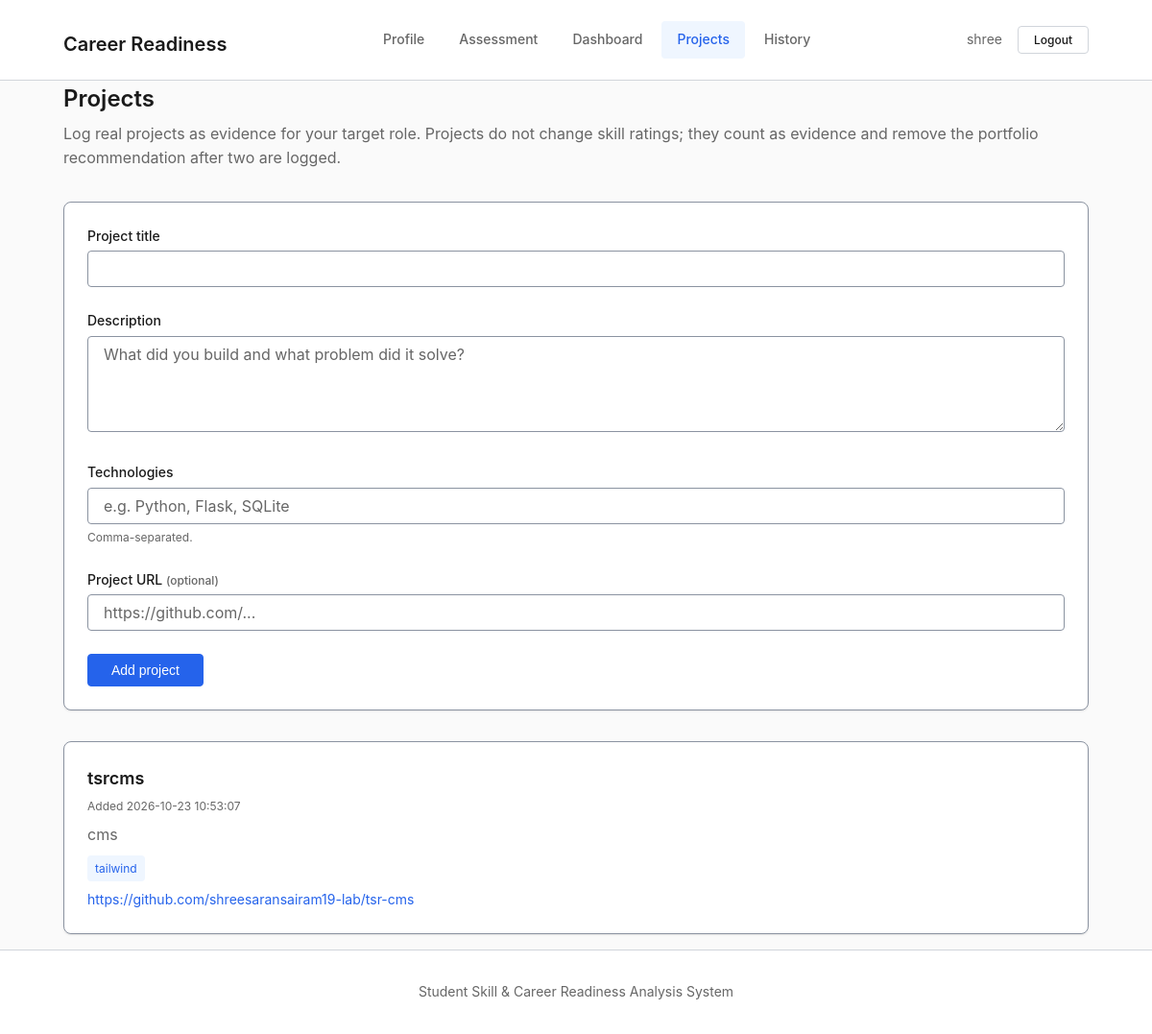
The app's page /projects (signed in) with its own data.
### tables this page shows
CREATE TABLE students (
    id INTEGER PRIMARY KEY AUTOINCREMENT,
    name TEXT NOT NULL,
    email TEXT UNIQUE NOT NULL,
    password_hash TEXT NOT NULL,
    department TEXT,
    study_year INTEGER,
    career_goal TEXT,
    created_at TIMESTAMP DEFAULT CURRENT_TIMESTAMP
);

CREATE TABLE projects (
    id INTEGER PRIMARY KEY AUTOINCREMENT,
    student_id INTEGER NOT NULL,
    title TEXT NOT NULL,
    description TEXT,
    technologies TEXT,
    project_url TEXT,
    created_at TIMESTAMP DEFAULT CURRENT_TIMESTAMP,
    FOREIGN KEY (student_id) REFERENCES students(id) ON DELETE CASCADE
);

### app.py (the view, shortened to what this page needs)
@app.route('/projects', methods=['GET', 'POST'])
@login_required
def projects():
    user_id = session['user_id']
    user_projects = auth_service.get_user_projects(user_id)
    return render_template('projects.html', projects=user_projects)

### app.py (called while the page is built)
@app.context_processor
def inject_current_user():
    user_id = session.get('user_id')
    if user_id:
        user = auth_service.get_user_by_id(user_id)
        return {'current_user': user}
    return {'current_user': None}

@app.context_processor
def inject_nav_pages():
    pages = [
        ('profile', 'Profile'),
        ('assessment', 'Assessment'),
        ('dashboard', 'Dashboard'),
        ('projects', 'Projects'),
        ('history', 'History'),
    ]
    return {'nav_pages': pages}

def login_required(f):
    from functools import wraps
    @wraps(f)
    def decorated_function(*args, **kwargs):
        user_id = session.get('user_id')
        if not user_id or not auth_service.get_user_by_id(user_id):
            session.clear()
            flash('Please log in to access this page.', 'error')
            return redirect(url_for('login'))
        return f(*args, **kwargs)
    return decorated_function

### services/auth.py (called while the page is built)
    def _get_conn(self):
        conn = sqlite3.connect(self.db_path)
        conn.execute("PRAGMA foreign_keys = ON")
        conn.row_factory = sqlite3.Row
        return conn

    def get_user_by_id(self, user_id):
        conn = self._get_conn()
        try:
            cursor = conn.cursor()
            cursor.execute("SELECT * FROM students WHERE id = ?", (user_id,))
            user = cursor.fetchone()
            return dict(user) if user else None
        finally:
            conn.close()

    def get_user_projects(self, student_id):
        conn = self._get_conn()
        try:
            cursor = conn.cursor()
            cursor.execute(
                "SELECT * FROM projects WHERE student_id = ? ORDER BY created_at DESC",
                (student_id,)
            )
            return [dict(row) for row in cursor.fetchall()]
        finally:
            conn.close()

### templates/projects.html (shortened to what this page needs)
{% extends "base.html" %}
{% block content %}
<div class="page-header">
    <h2 class="page-title">Projects</h2>
    <p class="page-subtitle">Log real projects as evidence for your target role. Projects do not change skill ratings; they count as evidence and remove the portfolio recommendation after two are logged.</p>
</div>
<form class="project-form" method="post" action="{{ url_for('projects') }}">
    <div class="form-group">
        <label class="form-label" for="title">Project title</label>
        <input class="form-input" type="text" id="title" name="title" required>
    </div>
    <div class="form-group">
        <label class="form-label" for="description">Description</label>
        <textarea class="form-textarea" id="description" name="description" placeholder="What did you build and what problem did it solve?"></textarea>
    </div>
    <div class="form-group">
        <label class="form-label" for="technologies">Technologies</label>
        <input class="form-input" type="text" id="technologies" name="technologies" placeholder="e.g. Python, Flask, SQLite">
        <span class="form-help">Comma-separated.</span>
    </div>
    <div class="form-group">
        <label class="form-label" for="project_url">Project URL <span class="form-help" style="display:inline;">(optional)</span></label>
        <input class="form-input" type="url" id="project_url" name="project_url" placeholder="https://github.com/...">
    </div>
    <button type="submit" class="btn btn-primary">Add project</button>
</form>
{% if projects %}
<ul class="projects-list">
    {% for project in projects %}
    <li class="project-item">
        <div class="project-header">
            <div>
                <div class="project-title">{{ project.title }}</div>
                <div class="form-help">Added {{ project.created_at }}</div>
            </div>
        </div>
        {% if project.description %}<p class="project-description">{{ project.description }}</p>{% endif %}
        {% if project.technologies %}
        <div class="project-technologies">
            {% for tech in project.technologies.split(',') %}
            <span class="tech-tag">{{ tech.strip() }}</span>
            {% endfor %}
        </div>
        {% endif %}
        {% if project.project_url %}
        <div class="project-url"><a href="{{ project.project_url }}" target="_blank" rel="noopener noreferrer">{{ project.project_url }}</a></div>
        {% endif %}
    </li>
    {% endfor %}
</ul>
{% else %}
<div class="card">
    <div class="card-body">
        <p class="form-help">No projects logged yet. Add your first project above.</p>
    </div>
</div>
{% endif %}
{% endblock %}

### templates/base.html (shortened to what this page needs)
<!DOCTYPE html>
<html lang="en">
<head>
    <link rel="stylesheet" href="{{ url_for('static', filename='css/style.css') }}">
</head>
<body>
    <header class="site-header">
        <div class="container">
            <h1 class="site-title"><a href="{{ url_for('profile') }}">Career Readiness</a></h1>
            {% if current_user %}
            <nav class="main-nav" aria-label="Main navigation">
                <ul>
                    {% for endpoint, label in nav_pages %}
                    <li>
                        <a href="{{ url_for(endpoint) }}"
                           class="{% if request.endpoint == endpoint %}active{% endif %}">
                            {{ label }}
                        </a>
                    </li>
                    {% endfor %}
                </ul>
            </nav>
            <div class="user-menu">
                <span>{{ current_user.name }}</span>
                <a href="{{ url_for('logout') }}" class="btn btn-secondary btn-sm">Logout</a>
            </div>
            {% endif %}
        </div>
    </header>
    <main class="container">
        {% block content %}{% endblock %}
    </main>
    <footer class="site-footer">
        <div class="container">
            <p>Student Skill & Career Readiness Analysis System</p>
        </div>
    </footer>
</body>
</html>

### records on screen
students: name "shree"
projects: title "tsrcms", created_at "2026-10-23 10:53:07", description "cms", strip "tailwind", project_url "https://github.com/shreesaransairam19-lab/tsr-cms"

### other values on screen
{{ label }} "Profile" "Assessment" "Dashboard" "Projects" "History"
